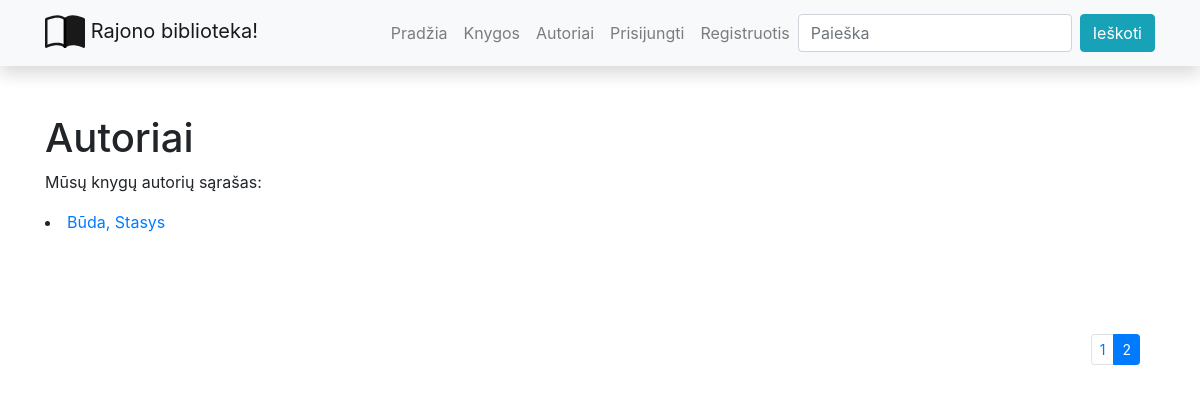
/library/authors/?page=3, run on an earlier commit of the app's database.
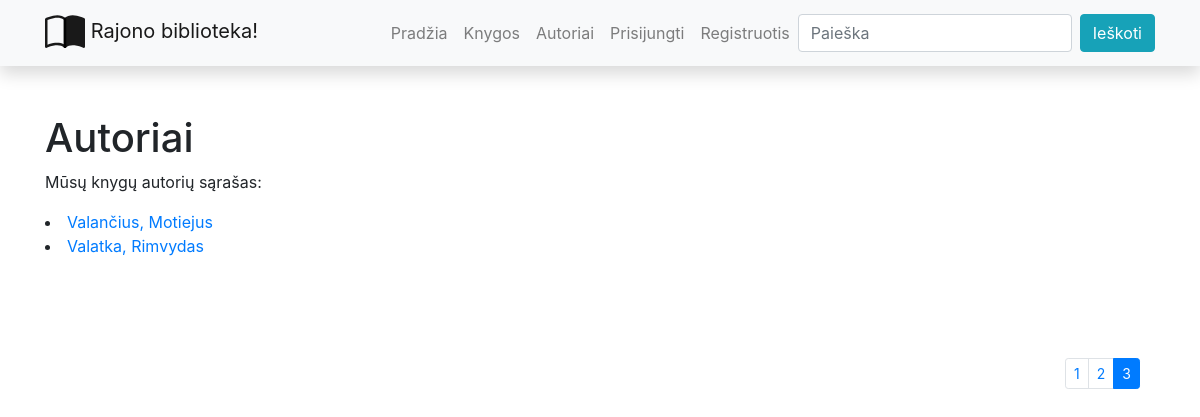
And on a later commit of the database.
### library/models.py (models this page shows, shortened)
class Author(models.Model):
    first_name = models.CharField('Vardas', max_length=100)
    last_name = models.CharField('Pavardė', max_length=100)
    description = HTMLField()
    def display_books(self):
        return ', '.join([book.title for book in self.books.all()][:3]) + "..."
    display_books.short_description = 'Knygos'
    class Meta:
        ordering = ['last_name', 'first_name']
    def __str__(self):
        return f'{self.last_name}, {self.first_name}'

### library/views.py (the view)
# urls.py: path('authors/', views.authors, name='authors'),
def authors(request):
    paginator = Paginator(Author.objects.all(), 2)
    page_number = request.GET.get('page')
    paged_authors = paginator.get_page(page_number)
    context = {
        'authors': paged_authors
    }
    return render(request, 'authors.html', context=context)

### library/templates/authors.html
{% extends "base.html" %}
{% block content %}
<h1>Autoriai</h1>
<p>Mūsų knygų autorių sąrašas: </p>
{% for author_obj in authors %}
<li><a href="{% url 'author-detail' author_obj.id  %}">
    {{author_obj}}</a></li>
{% endfor %}
<div class="container puslapiai">
    <nav aria-label="...">
        {% if authors.has_other_pages %}
            <ul class="pagination pagination-sm justify-content-end">
                {% for i in authors.paginator.page_range %}
                    {% if authors.number == i %}
                        <li class="page-item active">
                            <a class="page-link">{{ i }}</a>
                        </li>
                    {% else %}
                        <li class="page-item">
                            <a class="page-link" href="?page={{ i }}">{{ i }}</a>
                        </li>
                    {% endif %}
                {% endfor %}
            </ul>
        {% endif %}
    </nav>
</div>
{% endblock %}

What changed in the data, as far as the page shows it:
no longer on this page (row unchanged): Author: last_name+first_name "Būda, Stasys"
added Author: last_name+first_name "Valančius, Motiejus"
added Author: last_name+first_name "Valatka, Rimvydas"
Also different on the page:
list line gone: "2"
new list line: "2"
new list line: "3"
